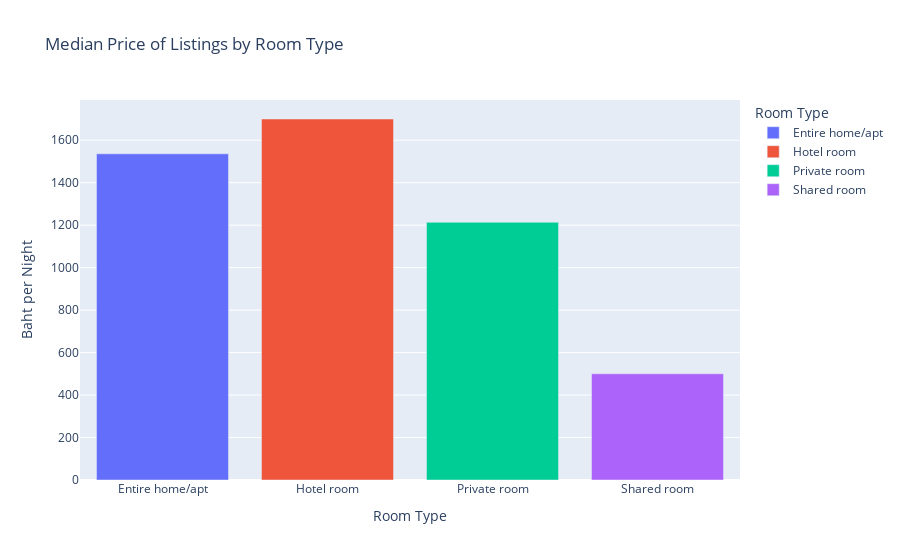

The code cell stored with this chart in its notebook:
### Markdown cell above
Meskipun Entire Home/Apt memiliki jumlah hunian yang paling banyak, tetapi ditemukan bahwa **Entire Home/Apt hanya memiliki rata-rata yang lebih kecil dibandingkan `room_type` yang lainnya**.

### Code cell
fig = px.bar(df.groupby('room_type')['price'].median().reset_index(), x='room_type', y='price',color='room_type',
             labels={'room_type': 'Room Type', 'price': 'Baht per Night'},
             title='Median Price of Listings by Room Type')

fig.show()

### Figure 1 — Plotly figure (JSON) as saved in the notebook; plotly's stock layout.template omitted (floating-point values rounded to 4 significant figures)
{"data": [{"alignmentgroup": "True", "hovertemplate": "Room Type=%{x}<br>Baht per Night=%{y}<extra></extra>", "legendgroup": "Entire home/apt", "marker": {"color": "#636efa", "pattern": {"shape": ""}}, "name": "Entire home/apt", "offsetgroup": "Entire home/apt", "orientation": "v", "showlegend": true, "textposition": "auto", "type": "bar", "x": ["Entire home/apt"], "xaxis": "x", "y": [1536], "yaxis": "y"}, {"alignmentgroup": "True", "hovertemplate": "Room Type=%{x}<br>Baht per Night=%{y}<extra></extra>", "legendgroup": "Hotel room", "marker": {"color": "#EF553B", "pattern": {"shape": ""}}, "name": "Hotel room", "offsetgroup": "Hotel room", "orientation": "v", "showlegend": true, "textposition": "auto", "type": "bar", "x": ["Hotel room"], "xaxis": "x", "y": [1700], "yaxis": "y"}, {"alignmentgroup": "True", "hovertemplate": "Room Type=%{x}<br>Baht per Night=%{y}<extra></extra>", "legendgroup": "Private room", "marker": {"color": "#00cc96", "pattern": {"shape": ""}}, "name": "Private room", "offsetgroup": "Private room", "orientation": "v", "showlegend": true, "textposition": "auto", "type": "bar", "x": ["Private room"], "xaxis": "x", "y": [1214.0], "yaxis": "y"}, {"alignmentgroup": "True", "hovertemplate": "Room Type=%{x}<br>Baht per Night=%{y}<extra></extra>", "legendgroup": "Shared room", "marker": {"color": "#ab63fa", "pattern": {"shape": ""}}, "name": "Shared room", "offsetgroup": "Shared room", "orientation": "v", "showlegend": true, "textposition": "auto", "type": "bar", "x": ["Shared room"], "xaxis": "x", "y": [500], "yaxis": "y"}], "layout": {"barmode": "relative", "legend": {"title": {"text": "Room Type"}, "tracegroupgap": 0}, "title": {"text": "Median Price of Listings by Room Type"}, "xaxis": {"anchor": "y", "categoryarray": ["Entire home/apt", "Hotel room", "Private room", "Shared room"], "categoryorder": "array", "domain": [0, 1], "title": {"text": "Room Type"}}, "yaxis": {"anchor": "x", "domain": [0, 1], "title": {"text": "Baht per Night"}}}}
